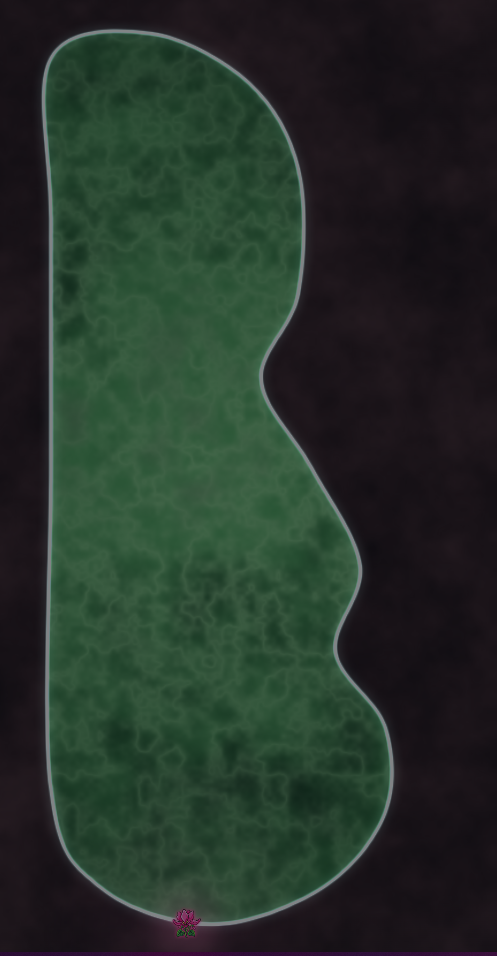
#> input picture src/assets/etmoid_sag.png, 497 x 956 px, found by its file name; its folder holds 4 pictures in this run
$ python etmoid-sekli.py out.png
#> lines starting #> are read from the running program, lines starting #| are printed output that depends on the picture; after the words box and inside, x2 and y2 are one past the last pixel; in counts of white or black regions, pixels touching at a corner belong together
# Etmoid görsellerinden oyun şekli: hat (outline), ızgara (grid), başlangıç; görsel oranı korunur (tek ölçek).
# Görselde kanal yok: alt kenardaki siklamen işareti ostiumun yeri. Oradan tahtanın alt kenarına 2 hücrelik kanal açılır
# (frontal bölümlerdeki gibi). Şekil, kanala en az 3 satır bırakarak tahtaya sığan en büyük boyda.
# Kullanım (proje kökünden): python tools/etmoid-sekli.py <çıktı klasörü>
#   -> sekil.json (content.js'e işlenen grid/outline/start) ve görselle üst üste önizleme PNG'leri
import numpy as np, cv2, json, sys
COLS, ROWS = 26, 35
TOP, BOT = 0.15, 31.6          # şeklin tahtadaki dikey aralığı (hücre); altındaki satırlar kanal
K = 40                          # hücre başına piksel (hat bu çözünürlükte çıkarılır)

def mask_of(path):
#> called with path = 'src/assets/etmoid_sag.png'
    im = cv2.imread(path); b, g, r = [im[..., i].astype(int) for i in range(3)]
#> in mask_of, im is the input picture: shape (956, 497, 3); mean B, G, R 41, 49.9, 37.1
    flower = (b > 90) & (r > 50) & (g < 60) & (b - g > 50)            # siklamenin magenta taç yaprakları
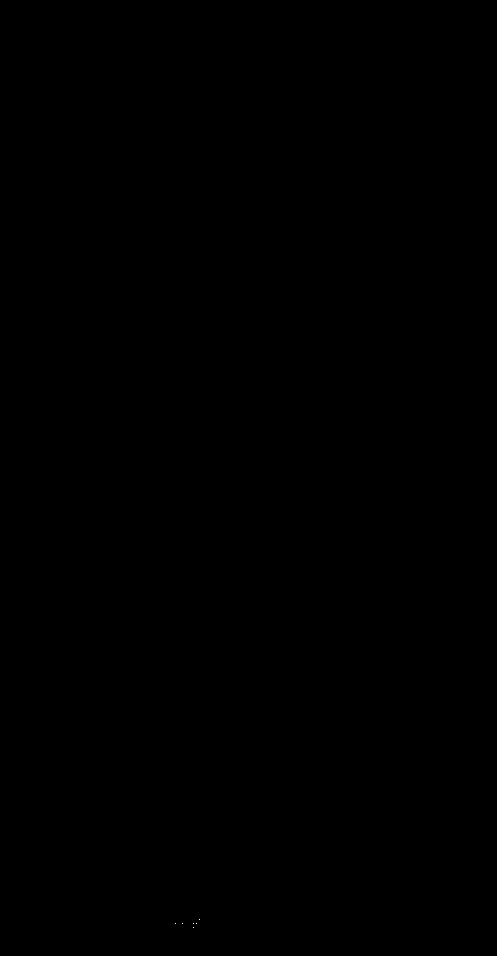
#> flower: shape (956, 497) bool; 0% white in thin lines or dots, all inside (x1, y1, x2, y2) = (175, 919, 200, 928)
    fy, fx = np.nonzero(flower)
#> fy = [919, 923, 923, 923, 923, 927]; fx = [199, 175, 182, 193, 196, 193]
    m = ((r + g + b) > 130).astype(np.uint8) * 255                     # arka plan toplamı ~70, doku ~200, kenar çizgisi daha açık
#> m: shape (956, 497); 47.6% white; 27 white regions (25 under 20 px), largest, box (x1, y1, x2, y2) and area: (41, 28, 395, 950) 226058, (473, 952, 497, 956) 81
    m = cv2.morphologyEx(m, cv2.MORPH_OPEN, np.ones((5, 5), np.uint8))
#> m: shape (956, 497); 47.5% white; 3 white regions, box (x1, y1, x2, y2) and area: (41, 28, 395, 949) 225297, (351, 732, 363, 742) 95, (479, 952, 495, 956) 59
    n, lab, st, _ = cv2.connectedComponentsWithStats(m); k = 1 + np.argmax(st[1:, 4]); m = (lab == k).astype(np.uint8) * 255
#> after `n, lab, st, _ = cv2.connectedComponentsWithStats(m)`:
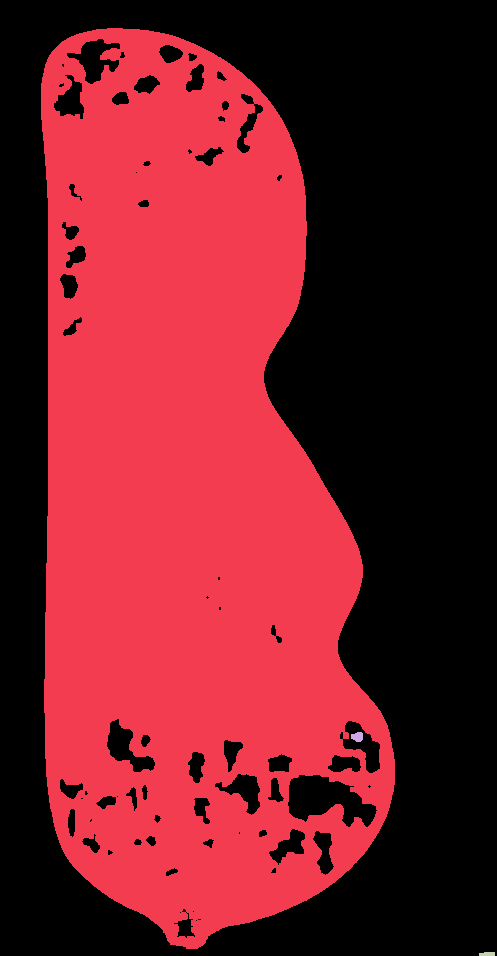
#> lab: shape (956, 497) int32; 4 distinct labels, from 0 to 3; one colour per label, 0 black
#> after `n, lab, st, _ = cv2.connectedComponentsWithStats(m)`: n = 4; st = [[0, 0, 497, 956, 249681], [41, 28, 354, 921, 225297], [351, 732, 12, 10, 95], [479, 952, 16, 4, 59]]
#> after `k = 1 + np.argmax(st[1:, 4])`: k = 1
#> after `m = (lab == k).astype(np.uint8) * 255`: m: shape (956, 497); 47.4% white; 1 white region, box (x1, y1, x2, y2) and area: (41, 28, 395, 949) 225297
    ff = m.copy(); h, w = ff.shape; cv2.floodFill(ff, np.zeros((h + 2, w + 2), np.uint8), (0, 0), 255)
#> after `h, w = ff.shape`: h = 956; w = 497
#> after `cv2.floodFill(ff, np.zeros((h + 2, w + 2), np.uint8), (0, 0), 255)`: ff: shape (956, 497); 96.8% white; 67 black regions (19 under 20 px), largest, box (x1, y1, x2, y2) and area: (288, 775, 377, 827) 2758, (67, 39, 120, 84) 1099, (107, 719, 155, 772) 1074
    m = m | cv2.bitwise_not(ff)                                        # delikleri doldur
#> m: shape (956, 497); 50.6% white; 1 black region, box (x1, y1, x2, y2) and area: (0, 0, 497, 956) 234594
    # siklamen: kutusunu sil, alt kenarı iki yanındaki sütunlardan doğrusal tamamla
    bx0, bx1, by0 = fx.min() - 8, fx.max() + 8, fy.min() - 4
#> bx0 = 167; bx1 = 207; by0 = 915
    m[by0:, bx0:bx1 + 1] = 0
#> m: shape (956, 497); 50.4% white; 1 black region, box (x1, y1, x2, y2) and area: (0, 0, 497, 956) 235871
    bottom = lambda x: np.nonzero(m[:, x])[0].max()
    yl, yr = bottom(bx0 - 1), bottom(bx1 + 1)
#> yl = 937; yr = 935
    for x in range(bx0, bx1 + 1):
        ys = np.nonzero(m[:by0, x])[0]
        if len(ys): m[ys.min():int(round(yl + (yr - yl) * (x - bx0 + 1) / (bx1 - bx0 + 2))) + 1, x] = 255
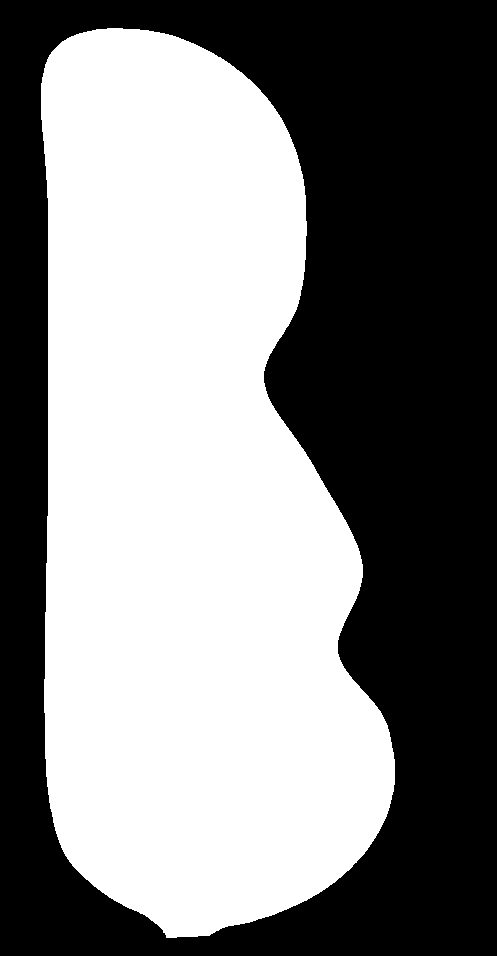
#> m: shape (956, 497); 50.5% white; 1 black region, box (x1, y1, x2, y2) and area: (0, 0, 497, 956) 234969
    m = cv2.morphologyEx(m, cv2.MORPH_OPEN, np.ones((9, 9), np.uint8))
    m = cv2.erode(m, np.ones((3, 3), np.uint8))                        # hat kenar çizgisinin ortasına yakın
#> m: shape (956, 497); 50% white; 1 white region, box (x1, y1, x2, y2) and area: (42, 29, 394, 937) 237495
    return im, m, (fx.mean(), fy.max())

def build(path, straight_side):
    im, m, fl = mask_of(path)
#> fl = (189.7, 927)
    ys, xs = np.nonzero(m); x0, x1, y0, y1 = xs.min(), xs.max(), ys.min(), ys.max()
#> after `x0, x1, y0, y1 = (xs.min(), xs.max(), ys.min(), ys.max())`: x0 = 42; x1 = 393; y0 = 29; y1 = 936
    s = (BOT - TOP) / (y1 - y0)
#> s = 0.0347
    W = (x1 - x0) * s
#> W = 12.17
    # yatayda ortala; düz duvar (burun bölümlerindeki gibi) tam hücre sınırına otursun
    sx = x0 if straight_side == 'L' else x1
#> sx = 42
    ox = (COLS - W) / 2; ox += round(ox + (sx - x0) * s) - (ox + (sx - x0) * s)
#> after `ox = (COLS - W) / 2`: ox = 6.91
#> after `ox += round(ox + (sx - x0) * s) - (ox + (sx - x0) * s)`: ox = 7
    A = np.float32([[s * K, 0, (ox - x0 * s) * K], [0, s * K, (TOP - y0 * s) * K]])
#> A = [[1.39, 0, 221.7], [0, 1.39, -34.22]]
    H = int((ROWS + 2) * K); Wd = COLS * K
    M = cv2.warpAffine(m, A, (Wd, H), flags=cv2.INTER_LINEAR) > 127      # görselin şekli, tahta koordinatında
#> M: shape (1480, 1040) bool; 29.7% white; 1 white region, box (x1, y1, x2, y2) and area: (280, 6, 768, 1265) 457197
    # ostium kanalı: siklamenin altından tahtanın kenarının ötesine 2 hücre; hücre sınırına oturur
    fxc = (fl[0] - x0) * s + ox; c0 = int(round(fxc - 1))
#> after `fxc = (fl[0] - x0) * s + ox`: fxc = 12.12
#> after `c0 = int(round(fxc - 1))`: c0 = 11
    U = M.astype(np.uint8) * 255
    col = U[:, c0 * K:(c0 + 2) * K]; top = np.nonzero(col.any(1))[0].max() - K   # kanal şeklin içinden başlar
#> after `col = U[:, c0 * K:(c0 + 2) * K]`:
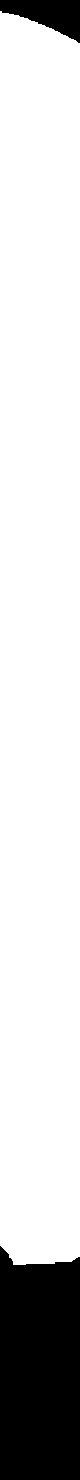
#> col: shape (1480, 80); 83.6% white; 2 black regions, box (x1, y1, x2, y2) and area: (0, 1246, 80, 1480) 17489, (0, 0, 80, 43) 1987
#> after `top = np.nonzero(col.any(1))[0].max() - K`: top = 1224
    U[top:int(36.5 * K), c0 * K:(c0 + 2) * K] = 255
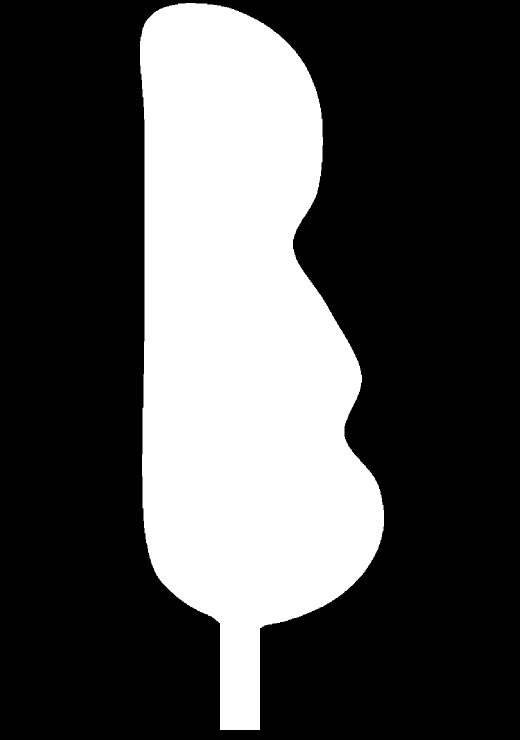
#> U: shape (1480, 1040) (shown at 1/2 size); 30.7% white; 1 white region, box (x1, y1, x2, y2) and area: (280, 6, 768, 1460) 473086
    # kanalın gövdeye birleştiği köşeler yuvarlanır (frontal hatlarındaki gibi)
    r = int(K * .45); U = cv2.morphologyEx(U, cv2.MORPH_CLOSE, cv2.getStructuringElement(cv2.MORPH_ELLIPSE, (2 * r + 1, 2 * r + 1)))
#> after `U = cv2.morphologyEx(U, cv2.MORPH_CLOSE, cv2.getStructuringElement(cv2`: U: shape (1480, 1040); 30.8% white; 1 white region
    U[int(36.5 * K):] = 0
    cs, _ = cv2.findContours(U, cv2.RETR_EXTERNAL, cv2.CHAIN_APPROX_NONE); c = max(cs, key=cv2.contourArea)
#> after `cs, _ = cv2.findContours(U, cv2.RETR_EXTERNAL, cv2.CHAIN_APPROX_NONE)`: cs = 1 contour; box (x1, y1, x2, y2) and area: (280, 0, 768, 1460) 472772
#> after `c = max(cs, key=cv2.contourArea)`: c = contour of 3295 points, box (x1, y1, x2, y2) (280, 0, 768, 1460), area 472772
    poly = cv2.approxPolyDP(c, K * .04, True)[:, 0, :].astype(float) / K
#> poly = 69 pairs, first value 7 to 19.18, second value 0 to 36.48
    pp = poly.astype(np.float32).reshape(-1, 1, 2)
#> pp = 69 rows, first 8: [8.32, 0], [8.27, 0.225], [8.1, 0.4], [7.72, 0.6], [7.28, 1.08], [7.12, 1.4], [7, 2.05], [7, 3.25]
    inside = lambda x, y: cv2.pointPolygonTest(pp, (float(x), float(y)), True)
    rows = [''.join('.' if inside(x + .5, y + .5) > .05 else '#' for x in range(COLS)) for y in range(ROWS)]
    for y in range(ROWS - 1, -1, -1):                                  # alttan: içinde ≤ 2 hücre kalan satırlar kanal
        if 0 < rows[y].count('.') <= 2: rows[y] = rows[y].replace('.', '=')
        else: break
    # başlangıç: serbest hücrelerin ağırlık merkezine en yakın; akış yukarı bakar, gövdesi altta (4 hücre), önünde 5 hücre boş
    free = [(x, y) for y in range(ROWS) for x in range(COLS) if rows[y][x] == '.']
    mx, my = np.mean([p[0] for p in free]), np.mean([p[1] for p in free])
    ok = lambda x, y: 0 <= x < COLS and 0 <= y < ROWS and rows[y][x] == '.'
    best = min(((x - mx) ** 2 + (y - my) ** 2, x, y) for x, y in free
               if all(ok(x + dx, y + dy) for dy in range(-5, 4) for dx in (-1, 0, 1)))
    return im, M, poly, rows, (best[1], best[2]), (s, ox, x0, y0)

out = {}
for name, f, side in [('etmoidSag', 'etmoid_sag', 'L'), ('etmoidSol', 'etmoid_sol', 'R')]:
    im, M, poly, rows, start, (s, ox, x0, y0) = build(f'src/assets/{f}.png', side)
#> rows = 35 items, first 6: '########....##############', '#######.......############', '#######........###########', '#######........###########', '#######.........##########', '#######.........##########'; start = (11, 16); s = 0.0347; ox = 7; x0 = 42; y0 = 29
    Mb = M[:ROWS * K]
    body = np.array([[ch == '.' for ch in r] for r in rows])          # kanal dışında ızgara
#> body: shape (35, 26) bool; 31.6% white; 1 white region, box (x1, y1, x2, y2) and area: (7, 0, 19, 31) 288
    gm = np.kron(body, np.ones((K, K), bool))
#> gm: shape (1400, 1040) bool; 31.6% white; 1 white region, box (x1, y1, x2, y2) and area: (280, 0, 760, 1240) 460800
    pm = np.zeros(Mb.shape, np.uint8); cv2.fillPoly(pm, [np.round(poly * K).astype(np.int32)], 1)
#> after `cv2.fillPoly(pm, [np.round(poly * K).astype(np.int32)], 1)`: pm: shape (1400, 1040); values 0 (black) and 1 (white), 32.3% white; 1 white region, box (x1, y1, x2, y2) and area: (280, 0, 768, 1400) 469875
    ch = np.kron(np.array([[c == '=' for c in r] for r in rows]), np.ones((K, K), bool))
#> ch: shape (1400, 1040) bool; 0.88% white; 1 white region, box (x1, y1, x2, y2) and area: (440, 1240, 520, 1400) 12800
    pm = (pm > 0) & ~ch & (np.arange(Mb.shape[0])[:, None] < BOT * K)  # kanal örtüşmeye katılmaz
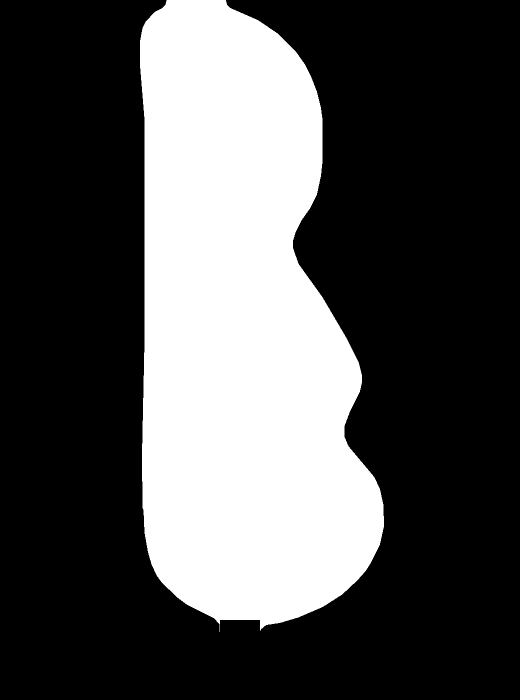
#> pm: shape (1400, 1040) bool (shown at 1/2 size); 31.4% white; 1 white region, box (x1, y1, x2, y2) and area: (280, 0, 768, 1264) 457015
    iou = (Mb & gm).sum() / (Mb | gm).sum(); iou2 = (Mb & pm).sum() / (Mb | pm).sum()
#> after `iou = (Mb & gm).sum() / (Mb | gm).sum()`: iou = 0.943
#> after `iou2 = (Mb & pm).sum() / (Mb | pm).sum()`: iou2 = 0.992
    print(name, 'ölçek', round(s, 5), 'boyut', round(float(poly[:, 0].max() - poly[:, 0].min()), 2), 'x', round(BOT - TOP, 2),
          'hücre; ızgara örtüşme %', round(iou * 100, 1), 'hat örtüşme %', round(iou2 * 100, 1), 'başlangıç', start,
          'nokta', len(poly), 'serbest hücre', sum(r.count('.') for r in rows))
#| etmoidSag ölçek 0.03467 boyut 12.18 x 31.45 hücre; ızgara örtüşme % 94.3 hat örtüşme % 99.2 başlangıç (11, 16) nokta 69 serbest hücre 288
    out[name] = {'grid': rows, 'outline': [round(float(v), 2) for v in poly.reshape(-1)], 'start': start}
    P = 20; prev = cv2.resize(cv2.cvtColor((M * 120).astype(np.uint8), cv2.COLOR_GRAY2BGR), (COLS * P, (ROWS + 2) * P))
    for y, row in enumerate(rows):
        for x, c in enumerate(row):
            colr = {'.': (90, 170, 90), '=': (60, 200, 230), '#': None}[c]
            if colr: cv2.rectangle(prev, (x * P + 2, y * P + 2), ((x + 1) * P - 3, (y + 1) * P - 3), colr, 1)
#> this loop made 35 passes
#> prev: shape (740, 520, 3); mean of channels 0, 1, 2 34.6, 38.3, 34.8
    cv2.polylines(prev, [np.round(poly * P).astype(np.int32)], True, (255, 255, 255), 1)
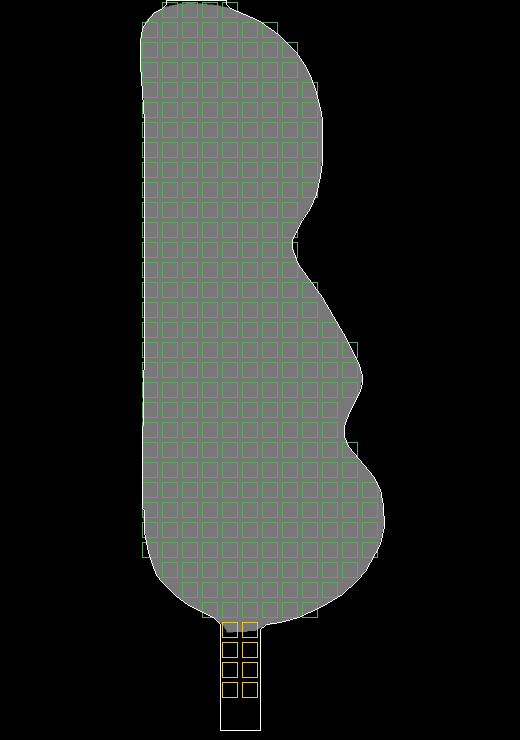
#> prev: shape (740, 520, 3); mean of channels 0, 1, 2 35.4, 39.2, 35.6; drawn as B, G, R
    cv2.circle(prev, (int((start[0] + .5) * P), int((start[1] + .5) * P)), 6, (200, 60, 220), -1)
#> prev: shape (740, 520, 3); 0.03% of pixels changed, all inside (x1, y1, x2, y2) = (224, 324, 237, 337)
    cv2.imwrite(sys.argv[1] + f'/{name}.png', prev)
#> pass 2 of the loop `for name, f, side in [('etmoidSag', 'etmoid_sag', 'L'), ('etmoidSol', ..`:
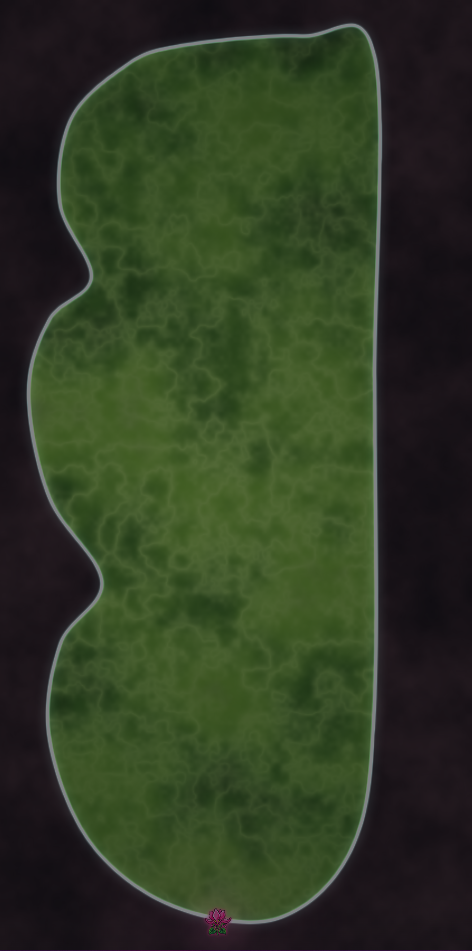
#> input picture src/assets/etmoid_sol.png, 472 x 951 px, found by its file name
#> in mask_of, im is the input picture: shape (951, 472, 3); mean B, G, R 35.1, 58.1, 46.9
#> b: shape (951, 472) int64
#> g: shape (951, 472) int64
#> r: shape (951, 472) int64
#> in mask_of (call 2), `flower = (b > 90) & (r > 50) & (g < 60) & (b - g > 50)`:
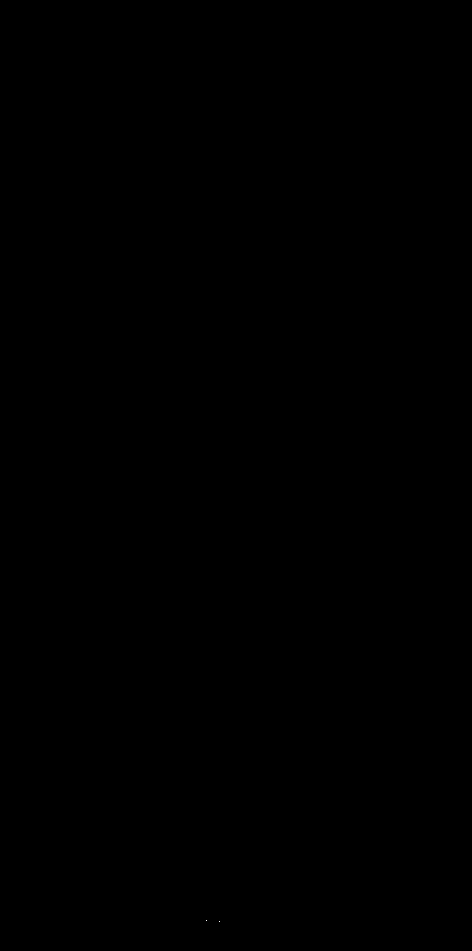
#> flower: shape (951, 472) bool; 0% white in thin lines or dots, all inside (x1, y1, x2, y2) = (206, 920, 220, 922)
#> fy = [920, 921]; fx = [206, 219]
#> lab: shape (951, 472) int32; 5 distinct labels, from 0 to 4
#> n = 5; st = [[0, 0, 472, 951, 187768], [26, 22, 357, 907, 260978], [289, 55, 5, 5, 25], [96, 310, 10, 7, 66], [214, 912, 5, 7, 35]]
#> ff: shape (951, 472); 97.9% white; 63 black regions (20 under 20 px), largest, box (x1, y1, x2, y2) and area: (275, 31, 348, 80) 1833, (198, 44, 259, 76) 971, (73, 290, 113, 326) 761
#> bx0 = 198; bx1 = 227; by0 = 916
#> yl = 918; yr = 928
#> fl = (212.5, 921)
#> in build (call 2), `x0, x1, y0, y1 = (xs.min(), xs.max(), ys.min(), ys.max())`: x0 = 27; x1 = 381; y0 = 24; y1 = 927
#> in build (call 2), `s = (BOT - TOP) / (y1 - y0)`: s = 0.0348
#> W = 12.33
#> sx = 381
#> in build (call 2), `ox = (COLS - W) / 2`: ox = 6.84
#> in build (call 2), `ox += round(ox + (sx - x0) * s) - (ox + (sx - x0) * s)`: ox = 6.67
#> A = [[1.39, 0, 229.2], [0, 1.39, -27.44]]
#> M: shape (1480, 1040) bool; 33.8% white; 1 white region, box (x1, y1, x2, y2) and area: (267, 6, 761, 1265) 519888
#> fxc = 13.13
#> c0 = 12
#> col: shape (1480, 80); 82.9% white; 2 black regions, box (x1, y1, x2, y2) and area: (0, 1242, 80, 1480) 17977, (0, 0, 80, 34) 2280
#> in build (call 2), `U[top:int(36.5 * K), c0 * K:(c0 + 2) * K] = 255`:
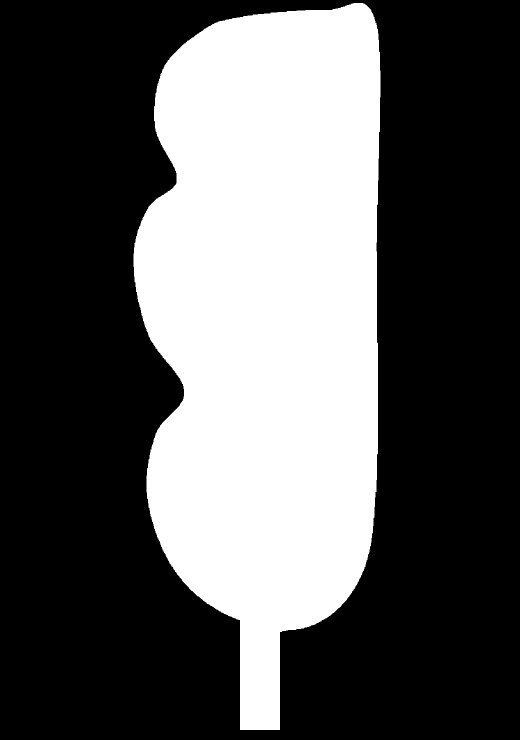
#> U: shape (1480, 1040) (shown at 1/2 size); 34.8% white; 1 white region
#> cs = 1 contour; box (x1, y1, x2, y2) and area: (267, 0, 761, 1460) 535298
#> c = contour of 3383 points, box (x1, y1, x2, y2) (267, 0, 761, 1460), area 535298
#> in build (call 2), `poly = cv2.approxPolyDP(c, K * .04, True)[:, 0, :].astype(float) / K`: poly = 75 pairs, first value 6.7 to 19, second value 0 to 36.48
#> pp = 75 rows, first 8: [18.23, 0], [17.08, 0], [17.02, 0.225], [16.85, 0.4], [16.45, 0.5], [15.27, 0.5], [13.52, 0.625], [12.18, 0.8]
#> `im, M, poly, rows, start, (s, ox, x0, y0) = build(f'src/assets/{f}.png..`: rows = 35 items, first 6: '#################.########', '##########.........#######', '#########..........#######', '########...........#######', '########...........#######', '########...........#######'; start = (13, 15); s = 0.0348; ox = 6.67; x0 = 27; y0 = 24
#> iou = 0.948
#> iou2 = 0.994
#| etmoidSol ölçek 0.03483 boyut 12.3 x 31.45 hücre; ızgara örtüşme % 94.8 hat örtüşme % 99.4 başlangıç (13, 15) nokta 75 serbest hücre 321
#> the loop `for y, row in enumerate(rows):` made 35 passes
json.dump(out, open(sys.argv[1] + '/sekil.json', 'w'))
